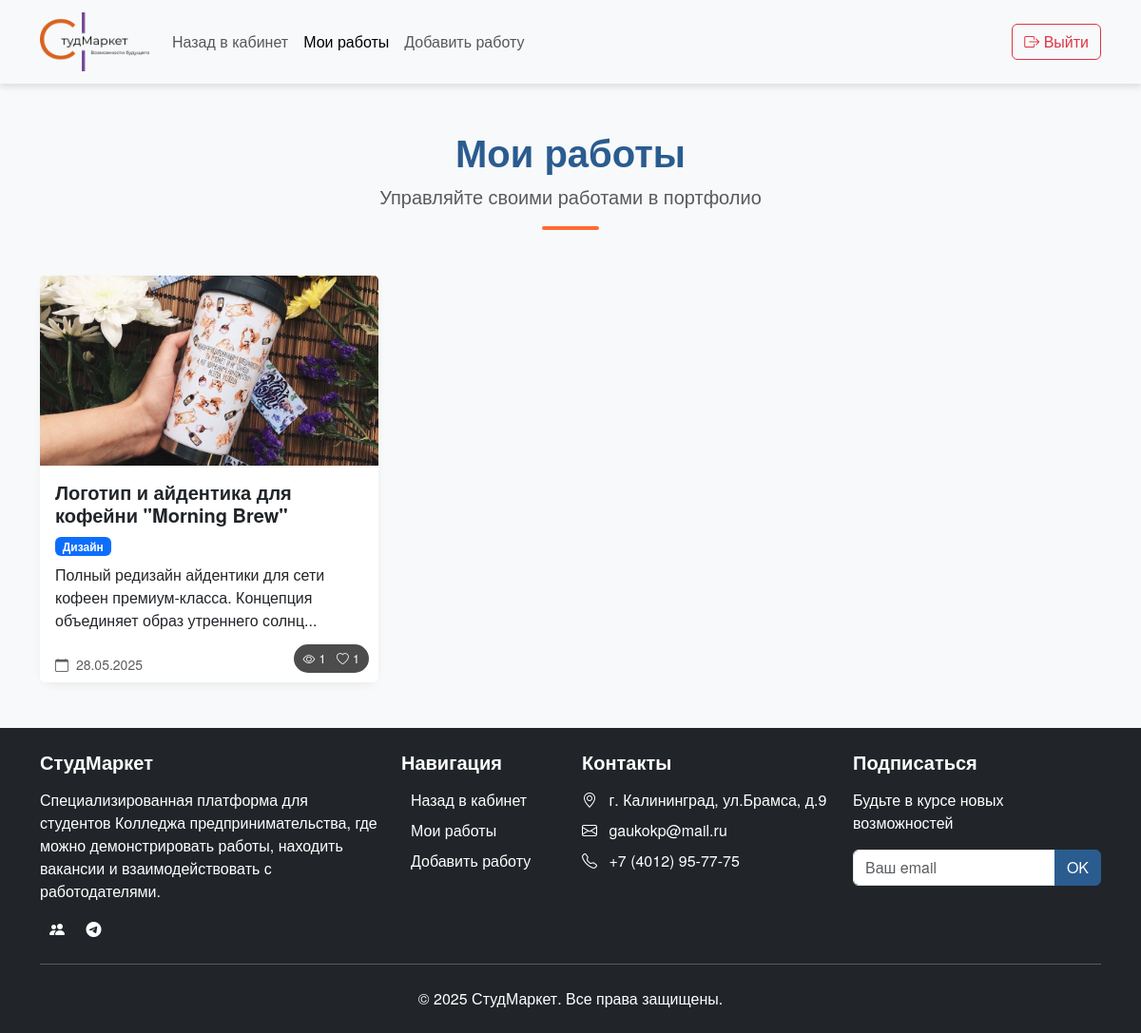
The app's page /files/my_works.php (signed in) with its own data.
### tables this page shows
CREATE TABLE `portfolio` (
  `id` int(11) NOT NULL,
  `user_id` int(11) NOT NULL,
  `title` varchar(255) NOT NULL,
  `category_id` int(11) NOT NULL,
  `description` text NOT NULL,
  `tags` varchar(255) DEFAULT NULL,
  `image_path` varchar(255) NOT NULL,
  `external_links` text,
  `created_at` timestamp NOT NULL DEFAULT CURRENT_TIMESTAMP
);

CREATE TABLE `portfolio_categories` (
  `id` int(11) NOT NULL,
  `name` varchar(100) NOT NULL
);

### files/my_works.php (the view, shortened to what this page needs)
<?php
require_once("../config/link.php");
$user_id = $_SESSION['user_id'];
$works = mysqli_query($conn, "SELECT p.*, c.name as category_name, (SELECT COUNT(*) FROM portfolio_likes WHERE work_id = p.id) as likes_count, (SELECT COUNT(*) FROM portfolio_views WHERE work_id = p.id) as views_count FROM portfolio p JOIN portfolio_categories c ON p.category_id = c.id WHERE p.user_id = $user_id ORDER BY p.created_at DESC");
?>
<!DOCTYPE html>
<html lang="ru">
<head>
    <link rel="stylesheet" href="../css/bootstrap.min.css">
    <link rel="stylesheet" href="https://cdn.jsdelivr.net/npm/bootstrap-icons@1.11.1/font/bootstrap-icons.css">
    <link rel="stylesheet" href="../style.css">
</head>
<body class="d-flex flex-column min-vh-100">
<div class="flex-grow-1">
    <nav class="navbar navbar-expand-lg navbar-light bg-light sticky-top">
        <div class="container">
            <a class="navbar-brand" href="../profile.php">
                <img class="logo" src="../img/img5.png" alt="Логотип">
            </a>
            <div class="collapse navbar-collapse" id="navbarNav">
                <ul class="navbar-nav me-auto mb-2 mb-lg-0">
                    <li class="nav-item">
                        <a class="nav-link" href="../profile.php">Назад в кабинет</a>
                    </li>
                    <li class="nav-item">
                        <a class="nav-link active" href="my_works.php">Мои работы</a>
                    </li>
                    <li class="nav-item">
                        <a class="nav-link" href="portfolio.php">Добавить работу</a>
                    </li>
                </ul>
                <div class="d-flex">
                    <a href="logout.php" class="btn btn-outline-danger">
                        <i class="bi bi-box-arrow-right"></i> Выйти
                    </a>
                </div>
            </div>
        </div>
    </nav>
    <section class="py-5">
        <div class="container">
            <div class="section-header text-center mb-5">
                <h2 class="display-5 fw-bold">Мои работы</h2>
                <p class="lead text-muted">Управляйте своими работами в портфолио</p>
                <div class="divider mx-auto"></div>
            </div>
            <div class="row row-cols-1 row-cols-md-3 g-4">
                <?php
                if (mysqli_num_rows($works) > 0)
                {
                ?>
                    <?php
                    while($work = mysqli_fetch_assoc($works))
                    {
                    ?>
                        <div class="col">
                            <div class="card h-100 work-card">
                                <img src="<?= htmlspecialchars($work['image_path']) ?>" class="card-img-top work-img" alt="<?= htmlspecialchars($work['title']) ?>">
                                <div class="card-body">
                                    <h5 class="card-title"><?= htmlspecialchars($work['title']) ?></h5>
                                    <span class="badge bg-primary mb-2"><?= htmlspecialchars($work['category_name']) ?></span>
                                    <p class="card-text"><?= mb_substr(htmlspecialchars($work['description']), 0, 100) ?>...</p>
                                </div>
                                <div class="card-footer border-0 bg-white d-flex justify-content-between">
                                    <small class="text-muted">
                                        <i class="bi bi-calendar me-1"></i> <?= date('d.m.Y', strtotime($work['created_at'])) ?>
                                    </small>
                                    <span class="stats-badge">
                                        <i class="bi bi-eye me-1"></i><?= $work['views_count'] ?>
                                        <i class="bi bi-heart ms-2 me-1"></i><?= $work['likes_count'] ?>
                                    </span>
                                </div>
                            </div>
                        </div>
                    <?php
                    }
                    ?>
                <?php
                }
                ?>
            </div>
        </div>
    </section>
</div>
<footer class="bg-dark text-white py-4">
    <div class="container">
        <div class="row">
            <div class="col-md-4 mb-4 mb-md-0">
                <h5 class="mb-3">СтудМаркет</h5>
                <p>Специализированная платформа для студентов Колледжа предпринимательства, где можно демонстрировать работы, находить вакансии и взаимодействовать с работодателями.</p>
                <div class="social-icons">
                    <a href="https://vk.com/studmarket39" class="text-white me-2"><i class="bi bi-people-fill"></i></a>
                    <a href="https://t.me/StudMarket_bot" class="text-white"><i class="bi bi-telegram"></i></a>
                </div>
            </div>
            <div class="col-md-2 mb-4 mb-md-0">
                <h5 class="navigation mb-3">Навигация</h5>
                <ul class="list-navigation list-unstyled">
                    <li class="mb-2"><a href="../profile.php" class="text-white text-decoration-none">Назад в кабинет</a></li>
                    <li class="mb-2"><a href="my_works.php" class="text-white text-decoration-none">Мои работы</a></li>
                    <li><a href="portfolio.php" class="text-white text-decoration-none">Добавить работу</a></li>
                </ul>
            </div>
            <div class="col-md-3 mb-4 mb-md-0">
                <h5 class="mb-3">Контакты</h5>
                <ul class="list-unstyled">
                    <li class="mb-2"><i class="bi bi-geo-alt me-2"></i> г. Калининград, ул.Брамса, д.9</li>
                    <li class="mb-2"><i class="bi bi-envelope me-2"></i> gaukokp@mail.ru</li>
                    <li><i class="bi bi-telephone me-2"></i> +7 (4012) 95-77-75</li>
                </ul>
            </div>
            <div class="col-md-3">
                <h5 class="mb-3">Подписаться</h5>
                <p>Будьте в курсе новых возможностей</p>
                <div class="input-group mb-3">
                    <input type="email" class="form-control" placeholder="Ваш email">
                    <button class="btn btn-primary" type="button">OK</button>
                </div>
            </div>
        </div>
        <hr class="my-4">
        <div class="text-center">
            <p class="mb-0">© 2025 СтудМаркет. Все права защищены.</p>
        </div>
    </div>
</footer>
</body>
</html>

### style.css (style rules this page uses)
* { padding: 0; margin: 0; }
body { font-family: 'Helvetica Neue', Helvetica, Arial, sans-serif; background-color: #f8f9fa; color: #212529; }
h1, h2, h3, h4, h5, h6 { font-weight: 700; }
a { transition: color 0.3s; }
.navbar { box-shadow: 0 4px 6px rgba(0,0,0,0.1); }
.logo { width: 115px; height: auto; }
.btn-primary { background-color: #2A5C8F; border-color: #2A5C8F; transition: background-color 0.3s; }
.section-header h2 { font-size: 2.5rem; color: #2A5C8F; }
.divider { width: 60px; height: 4px; background-color: #FF6B35; margin: 1rem auto; border-radius: 2px; }
.card { border: none; border-radius: 15px; box-shadow: 0 4px 8px rgba(0,0,0,0.05); transition: transform 0.3s, box-shadow 0.3s; }
.badge.bg-primary { background-color: #2A5C8F; }
footer { background-color: #212529; }
footer a { color: #fff; text-decoration: none; margin: 0 10px; transition: color 0.3s; }
footer p { margin-top: 1rem; }
.work-card { transition: all 0.3s ease; height: 100%; position: relative; }
.work-img { height: 200px; object-fit: cover; width: 100%; }
.stats-badge { content: ''; position: absolute; bottom: 10px; right: 10px; background: rgba(0,0,0,0.7); color: white; border-radius: 50px; padding: 5px 10px; font-size: 0.8rem; }

### records on screen
portfolio: image_path (picture), title "Логотип и айдентика для кофейни \"Morning Brew\"", category.name "Дизайн", description "Полный редизайн айдентики для сети кофеен премиум-класса. Концепция объединяет образ утреннего солнц", created_at "28.05.2025", views_count "1", likes_count "1"
